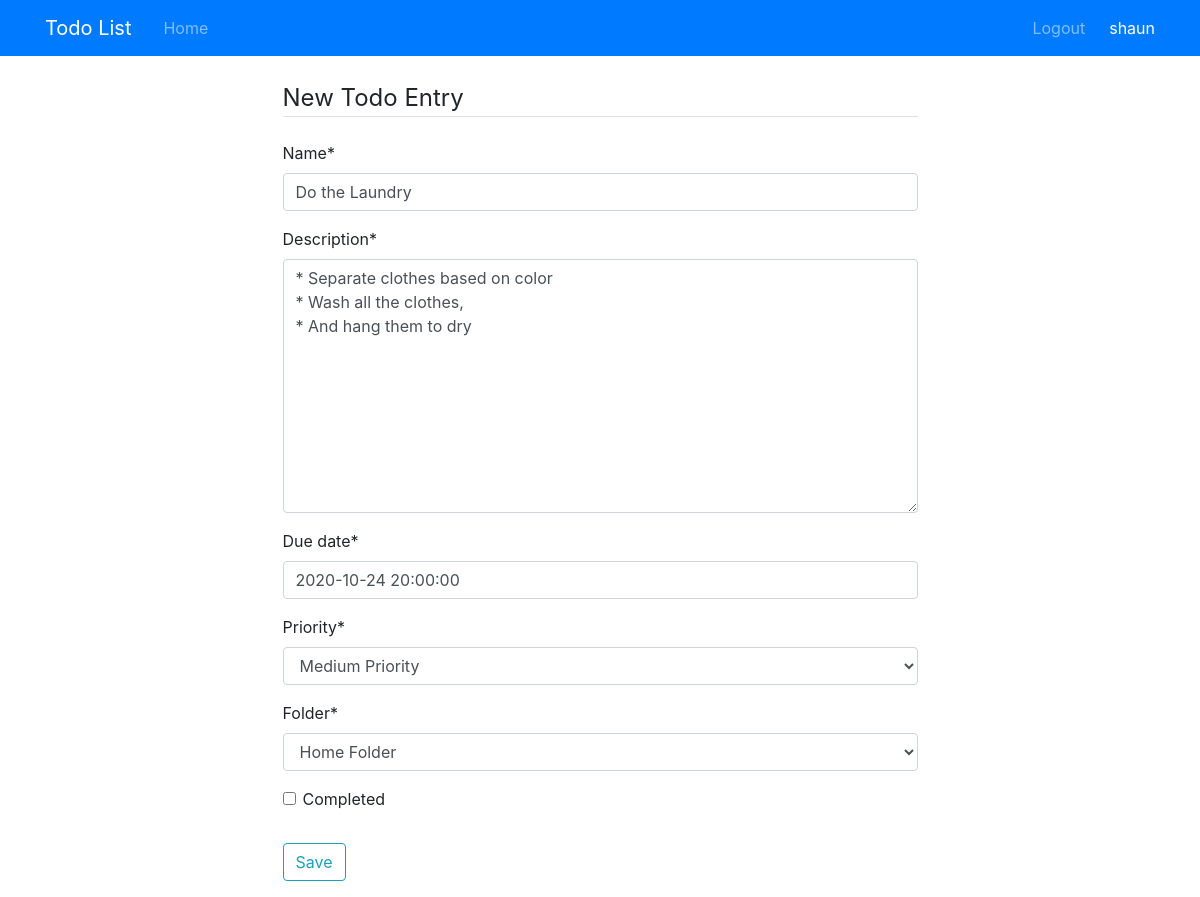
The app's page /entry/5/ (signed in) with its own data.
### todo/models.py (models this page shows, shortened)
class Entry(models.Model):
    name = models.CharField(max_length=200)
    description = models.TextField()
    date_created = models.DateTimeField(default=timezone.now)
    due_date = models.DateTimeField()
    priority = models.PositiveIntegerField(default=1, choices=PRIORITY_CHOICES)
    completed = models.BooleanField(default=False)
    folder = models.ForeignKey(Folder, on_delete=models.CASCADE)

class Folder(models.Model):
    name = models.CharField(max_length=200)
    user = models.ForeignKey(User, on_delete=models.CASCADE)
    def __str__(self):
        return self.name

### todo/views.py (the view)
# urls.py: path('entry/<int:entry_id>/', views.update_entry, name='update_entry'),
@login_required
def update_entry(request, entry_id):
    entry = get_object_or_404(Entry, pk=entry_id)
    if request.user != entry.folder.user:
        return HttpResponseForbidden()
    if request.method == 'POST':
        form = EntryCreationForm(request.user, request.POST, instance=entry)
        if form.is_valid():
            form.save()
            messages.success(request, f"Your To Do entry has been updated!")
            return redirect('todo:folder', folder_id = form.cleaned_data['folder'].id)
    else:
        form = EntryCreationForm(request.user, instance=entry)
    return render(request, "todo/entry_form.html", {'form' : form, 'entry_id':entry_id})

### todo/forms.py
class EntryCreationForm(forms.ModelForm):
    class Meta:
        model = Entry
        fields = ['name', 'description', 'due_date', 'priority', 'folder', 'completed']
    def __init__(self, user, *args, **kwargs):
        super(EntryCreationForm, self).__init__(*args, **kwargs)
        self.fields['folder'].queryset = user.folder_set

### todo/templates/todo/entry_form.html (shortened to what this page needs)
{% extends "todo/base.html" %}
{% load crispy_forms_tags %}
{% block content %}
    <div class="row">
        <div class="col-md-7 mx-auto">
            <div class="content-section">
                <form method="POST">
                    <fieldset class="form-group">
                        <legend class="border-bottom mb-4">New Todo Entry</legend>
                        {{ form|crispy }}
                    </fieldset>
                    <div class="form-group">
                        <button type="submit" class="btn btn-outline-info">Save</button>
                    </div>
                </form>
            </div>
        </div>
    </div>
{% endblock content %}

### todo/templates/todo/base.html (shortened to what this page needs)
<!DOCTYPE html>
<html lang="en">
    <head>
        <link rel="stylesheet" href="https://cdn.jsdelivr.net/npm/bootstrap@4.5.3/dist/css/bootstrap.min.css">
    </head>
    <body style="margin-top:5rem">
        <header class="site-header">
            <nav class="navbar navbar-expand-md navbar-dark bg-primary fixed-top">
                <div class="container">
                    <a class="navbar-brand mr-4" href="{% url 'todo:home' %}">Todo List</a>
                    <div class="collapse navbar-collapse" id="navbarToggle">
                        <div class="navbar-nav mr-auto">
                            <a class="nav-item nav-link" href="{% url 'todo:home' %}">Home</a>
                        </div>
                        <div class="navbar-nav">
                            {% if user.is_authenticated %}
                                <a class="nav-item nav-link" href="{% url 'logout' %}">Logout</a>
                                <span class="navbar-text text-white ml-3">{{ user }}</span>
                            {% else %}
                                <a class="nav-item nav-link" href="{% url 'login' %}">Login</a>
                                <a class="nav-item nav-link" href="{% url 'register' %}">Register</a>
                            {% endif %}
                        </div>
                    </div>
                </div>
            </nav>
        </header>
        <main role="main" class="container mt-10">
            {% block content %}{% endblock %}
        </main>
</body>
</html>

### records on screen
Entry: name "Do the Laundry", description "* Separate clothes based on color * Wash all the clothes, * And hang them to dry", due_date "2020-10-24 20:00:00", priority "Medium Priority", folder "Home Folder"

### other values on screen
{{ user }} "shaun"
